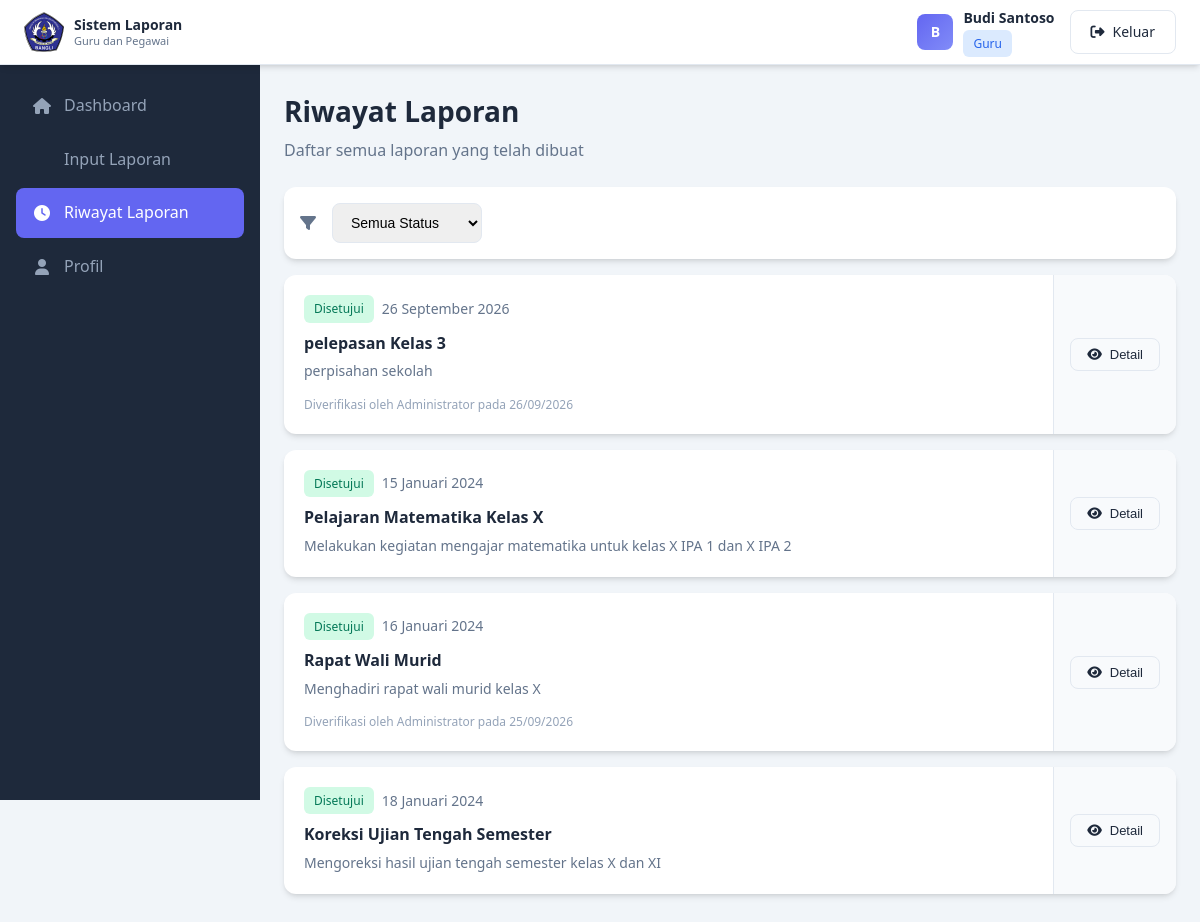
The page /riwayat-laporan.php (signed in) on the database its author committed.
### tables this page shows
CREATE TABLE `users` (
  `id` int(11) NOT NULL,
  `email` varchar(100) NOT NULL,
  `password` varchar(255) NOT NULL,
  `name` varchar(100) NOT NULL,
  `role` enum('ADMIN','GURU','PEGAWAI','KEPALA_SEKOLAH') DEFAULT 'GURU',
  `nip` varchar(20) DEFAULT NULL,
  `phone` varchar(20) DEFAULT NULL,
  `position` varchar(100) DEFAULT NULL,
  `address` text DEFAULT NULL,
  `gender` enum('Laki-laki','Perempuan') DEFAULT NULL,
  `birth_date` date DEFAULT NULL,
  `created_at` timestamp NOT NULL DEFAULT current_timestamp(),
  `updated_at` timestamp NOT NULL DEFAULT current_timestamp() ON UPDATE current_timestamp()
);

CREATE TABLE `reports` (
  `id` int(11) NOT NULL,
  `user_id` int(11) NOT NULL,
  `title` varchar(255) NOT NULL,
  `description` text NOT NULL,
  `activity_date` date NOT NULL,
  `status` enum('PENDING','DISETUJUI','DITOLAK') DEFAULT 'PENDING',
  `verified_by` int(11) DEFAULT NULL,
  `verified_at` timestamp NULL DEFAULT NULL,
  `rejection_note` text DEFAULT NULL,
  `created_at` timestamp NOT NULL DEFAULT current_timestamp(),
  `updated_at` timestamp NOT NULL DEFAULT current_timestamp() ON UPDATE current_timestamp()
);

### config/database.php (called while the page is built, shortened)
<?php
function getConnection() {
    $conn = new mysqli(DB_HOST, DB_USER, DB_PASS, DB_NAME);
    $conn->set_charset("utf8");
    return $conn;
}
function formatTanggal($date) {
    $bulan = array(
        1 => 'Januari', 'Februari', 'Maret', 'April', 'Mei', 'Juni',
        'Juli', 'Agustus', 'September', 'Oktober', 'November', 'Desember'
    );
    $timestamp = strtotime($date);
    $tanggal = date('d', $timestamp);
    $bulan_ke = date('n', $timestamp);
    $tahun = date('Y', $timestamp);
    return $tanggal . ' ' . $bulan[$bulan_ke] . ' ' . $tahun;
}
function formatTanggalSingkat($date) {
    return date('d/m/Y', strtotime($date));
}
function getCurrentUser() {
    $conn = getConnection();
    $stmt = $conn->prepare("SELECT * FROM users WHERE id = ?");
    $stmt->bind_param("i", $_SESSION['user_id']);
    $stmt->execute();
    $result = $stmt->get_result();
    $user = $result->fetch_assoc();
    return $user;
}
function getRoleLabel($role) {
    $labels = [
        'ADMIN' => 'Administrator',
        'KEPALA_SEKOLAH' => 'Kepala Sekolah',
        'GURU' => 'Guru',
        'PEGAWAI' => 'Pegawai'
    ];
    return $labels[$role] ?? $role;
}
?>

### riwayat-laporan.php (the view, shortened to what this page needs)
<?php
require_once __DIR__ . '/includes/header.php';
$conn = getConnection();
$statusFilter = $_GET['status'] ?? 'all';
$where = "WHERE r.user_id = " . $user['id'];
$reportsResult = $conn->query("
    SELECT r.*, v.name as verifier_name
    FROM reports r
    LEFT JOIN users v ON r.verified_by = v.id
    $where
    ORDER BY r.created_at DESC
");
?>
<div class="page-header">
    <h1 class="page-title">Riwayat Laporan</h1>
    <p class="page-subtitle">Daftar semua laporan yang telah dibuat</p>
</div>
<div class="filter-bar">
    <div style="display: flex; align-items: center; gap: 1rem;">
        <i class="fas fa-filter" style="color: #64748b;"></i>
        <form method="GET" style="display: flex; gap: 1rem;">
            <select name="status" class="form-control" style="width: 150px;" onchange="this.form.submit()">
                <option value="all" <?php echo $statusFilter === 'all' ? 'selected' : ''; ?>>Semua Status</option>
            </select>
        </form>
    </div>
</div>
<div class="reports-list">
    <?php if ($reportsResult->num_rows > 0): ?>
        <?php while ($report = $reportsResult->fetch_assoc()): ?>
        <div class="report-card <?php echo $report['status'] === 'PENDING' ? 'highlight' : ''; ?>">
            <div style="display: flex; flex-direction: column; flex-direction: row;">
                <div style="flex: 1; padding: 1.25rem;">
                    <div style="display: flex; align-items: flex-start; justify-content: space-between; gap: 1rem; flex-wrap: wrap;">
                        <div>
                            <div style="display: flex; align-items: center; gap: 0.5rem; margin-bottom: 0.5rem; flex-wrap: wrap;">
                                <span class="badge badge-<?php echo strtolower($report['status']); ?>">
                                    <?php
                                    echo $report['status'] === 'PENDING' ? 'Menunggu' :
                                         ($report['status'] === 'DISETUJUI' ? 'Disetujui' : 'Ditolak');
                                    ?>
                                </span>
                                <span style="font-size: 0.875rem; color: #64748b;">
                                    <?php echo formatTanggal($report['activity_date']); ?>
                                </span>
                            </div>
                            <h3 style="font-weight: 600; font-size: 1rem;"><?php echo htmlspecialchars($report['title']); ?></h3>
                            <p style="color: #64748b; font-size: 0.875rem; margin-top: 0.25rem;">
                                <?php echo htmlspecialchars($report['description']); ?>
                            </p>
                        </div>
                    </div>
                    <?php if ($report['verifier_name']): ?>
                    <p style="font-size: 0.75rem; color: #94a3b8; margin-top: 0.75rem;">
                        Diverifikasi oleh <?php echo htmlspecialchars($report['verifier_name']); ?>
                        pada <?php echo formatTanggalSingkat($report['verified_at']); ?>
                    </p>
                    <?php endif; ?>
                </div>
                <div style="display: flex; gap: 0.5rem; padding: 1rem; border-left: 1px solid #e2e8f0; background: #f8fafc; align-items: center;">
                    <button class="btn btn-outline btn-sm" onclick="viewReport(<?php echo htmlspecialchars(json_encode($report)); ?>)">
                        <i class="fas fa-eye"></i>
                        Detail
                    </button>
                </div>
            </div>
        </div>
        <?php endwhile; ?>
    <?php endif; ?>
</div>
<?php require_once __DIR__ . '/includes/footer.php'; ?>

### includes/header.php (shortened to what this page needs)
<?php
require_once __DIR__ . '/../config/database.php';
$currentPage = basename($_SERVER['PHP_SELF'], '.php');
$user = getCurrentUser();
$menuItems = [
    'dashboard' => ['label' => 'Dashboard', 'icon' => 'home', 'roles' => ['ADMIN', 'KEPALA_SEKOLAH', 'GURU', 'PEGAWAI']],
    'input-laporan' => ['label' => 'Input Laporan', 'icon' => 'file-plus', 'roles' => ['GURU', 'PEGAWAI']],
    'riwayat-laporan' => ['label' => 'Riwayat Laporan', 'icon' => 'clock', 'roles' => ['GURU', 'PEGAWAI']],
    'kelola-data' => ['label' => 'Kelola Data', 'icon' => 'users', 'roles' => ['ADMIN']],
    'verifikasi' => ['label' => 'Verifikasi Laporan', 'icon' => 'check-circle', 'roles' => ['ADMIN']],
    'monitoring' => ['label' => 'Rekap Laporan', 'icon' => 'chart-bar', 'roles' => ['KEPALA_SEKOLAH', 'ADMIN']],
    'profil' => ['label' => 'Profil', 'icon' => 'user', 'roles' => ['ADMIN', 'KEPALA_SEKOLAH', 'GURU', 'PEGAWAI']],
];
$filteredMenuItems = array_filter($menuItems, function($item) use ($user) {
    return in_array($user['role'], $item['roles']);
});
?>
<!DOCTYPE html>
<html lang="id">
<head>
    <link rel="stylesheet" href="https://cdnjs.cloudflare.com/ajax/libs/font-awesome/6.4.0/css/all.min.css">
    <link rel="stylesheet" href="<?php echo BASE_URL; ?>/assets/css/style.css">
</head>
<body>
<header class="header">
    <div class="header-content">
        <div class="header-left">
            <div class="logo">
                <img src="logosmk3.png" alt="Logo Sekolah" class="logo-img">
                <div class="logo-text">
                    <span class="logo-title">Sistem Laporan</span>
                    <span class="logo-subtitle">Guru dan Pegawai</span>
                </div>
            </div>
        </div>
        <div class="header-right">
            <div class="user-info">
                <div class="user-avatar">
                    <?php echo strtoupper(substr($user['name'], 0, 1)); ?>
                </div>
                <div class="user-details">
                    <span class="user-name"><?php echo htmlspecialchars($user['name']); ?></span>
                    <span class="user-role badge badge-<?php echo strtolower($user['role']); ?>">
                        <?php echo getRoleLabel($user['role']); ?>
                    </span>
                </div>
            </div>
            <a href="<?php echo BASE_URL; ?>/logout.php" class="btn btn-outline">
                <i class="fas fa-sign-out-alt"></i>
                <span>Keluar</span>
            </a>
        </div>
    </div>
</header>
    <aside class="sidebar" id="sidebar">
        <nav class="sidebar-nav">
            <?php foreach ($filteredMenuItems as $page => $item): ?>
            <a href="<?php echo BASE_URL; ?>/<?php echo $page; ?>.php"
               class="sidebar-link <?php echo $currentPage === $page ? 'active' : ''; ?>">
                <i class="fas fa-<?php echo $item['icon']; ?>"></i>
                <span><?php echo $item['label']; ?></span>
            </a>
            <?php endforeach; ?>
        </nav>
    </aside>
    <main class="main-content">

### assets/css/style.css (style rules this page uses)
:root { --primary: #6366f1; --primary-dark: #4f46e5; --primary-light: #818cf8; --secondary: #64748b; --success: #10b981; --warning: #f59e0b; --danger: #ef4444; --info: #06b6d4; --bg-main: #f1f5f9; --bg-white: #ffffff; --bg-card: #ffffff; --bg-sidebar: #1e293b; --bg-header: #ffffff; --text-primary: #1e293b; --text-secondary: #64748b; --text-muted: #94a3b8; --text-light: #f8fafc; --border-color: #e2e8f0; --border-radius: 12px; --border-radius-sm: 8px; --shadow: 0 4px 6px -1px rgba(0, 0, 0, 0.1), 0 2px 4px -2px rgba(0, 0, 0, 0.1); --shadow-lg: 0 10px 15px -3px rgba(0, 0, 0, 0.1), 0 4px 6px -4px rgba(0, 0, 0, 0.1); --header-height: 65px; --sidebar-width: 260px; }
* { margin: 0; padding: 0; box-sizing: border-box; }
body { font-family: 'Segoe UI', Tahoma, Geneva, Verdana, sans-serif; background-color: var(--bg-main); color: var(--text-primary); line-height: 1.6; }
.header { position: fixed; top: 0; left: 0; right: 0; height: var(--header-height); background: var(--bg-header); border-bottom: 1px solid var(--border-color); box-shadow: var(--shadow); z-index: 100; }
.header-content { display: flex; align-items: center; justify-content: space-between; height: 100%; padding: 0 1.5rem; }
.header-left { display: flex; align-items: center; gap: 1rem; }
.logo { display: flex; align-items: center; gap: 0.75rem; }
.logo-text { display: flex; flex-direction: column; }
.logo-title { font-size: 1.125rem; font-weight: 700; color: var(--text-primary); }
.logo-subtitle { font-size: 0.75rem; color: var(--text-secondary); }
.header-right { display: flex; align-items: center; gap: 1.5rem; }
.user-info { display: flex; align-items: center; gap: 0.75rem; }
.user-avatar { width: 40px; height: 40px; background: linear-gradient(135deg, var(--primary), var(--primary-light)); border-radius: 10px; display: flex; align-items: center; justify-content: center; color: white; font-weight: 600; font-size: 1rem; }
.user-details { display: flex; flex-direction: column; }
.user-name { font-weight: 600; font-size: 0.875rem; }
.user-role { font-size: 0.7rem; padding: 0.125rem 0.5rem; border-radius: 4px; width: fit-content; }
.sidebar { position: fixed; top: var(--header-height); left: 0; width: var(--sidebar-width); height: calc(100vh - var(--header-height)); background: var(--bg-sidebar); overflow-y: auto; transition: transform 0.3s ease; z-index: 90; }
.sidebar-nav { padding: 1rem; display: flex; flex-direction: column; gap: 0.25rem; }
.sidebar-link { display: flex; align-items: center; gap: 0.75rem; padding: 0.75rem 1rem; color: var(--text-muted); text-decoration: none; border-radius: var(--border-radius-sm); transition: all 0.2s ease; font-weight: 500; }
.sidebar-link.active { background: var(--primary); color: white; }
.sidebar-link i { width: 20px; text-align: center; }
.main-content { margin-left: var(--sidebar-width); margin-top: var(--header-height); min-height: calc(100vh - var(--header-height)); padding: 1.5rem; }
.page-header { margin-bottom: 1.5rem; }
.page-title { font-size: 1.75rem; font-weight: 700; color: var(--text-primary); }
.page-subtitle { color: var(--text-secondary); margin-top: 0.25rem; }
.btn { display: inline-flex; align-items: center; justify-content: center; gap: 0.5rem; padding: 0.625rem 1.25rem; font-size: 0.875rem; font-weight: 500; border-radius: var(--border-radius-sm); border: none; cursor: pointer; transition: all 0.2s ease; text-decoration: none; }
.btn-sm { padding: 0.5rem 1rem; font-size: 0.8125rem; }
.btn-outline { background: transparent; border: 1px solid var(--border-color); color: var(--text-primary); }
.form-control { width: 100%; padding: 0.625rem 0.875rem; font-size: 0.875rem; border: 1px solid var(--border-color); border-radius: var(--border-radius-sm); transition: all 0.2s ease; }
.form-control::placeholder { color: var(--text-muted); }
.badge { display: inline-flex; align-items: center; padding: 0.25rem 0.625rem; font-size: 0.75rem; font-weight: 500; border-radius: 6px; }
.badge-guru { background: #dbeafe; color: #2563eb; }
.badge-disetujui { background: #d1fae5; color: #047857; }
.filter-bar { display: flex; gap: 1rem; padding: 1rem; background: var(--bg-card); border-radius: var(--border-radius); margin-bottom: 1rem; box-shadow: var(--shadow); flex-wrap: wrap; align-items: center; }
.report-card { background: var(--bg-card); border-radius: var(--border-radius); box-shadow: var(--shadow); overflow: hidden; margin-bottom: 1rem; }

### rows shown on the page
users: name "B", name "Budi Santoso", role "Guru"
reports: status "Disetujui", activity_date "26 September 2026", title "pelepasan Kelas 3", description "perpisahan sekolah", verified_by.name "Administrator", verified_at "26/09/2026"
reports: status "Disetujui", activity_date "15 Januari 2024", title "Pelajaran Matematika Kelas X", description "Melakukan kegiatan mengajar matematika untuk kelas X IPA 1 dan X IPA 2"
reports: status "Disetujui", activity_date "16 Januari 2024", title "Rapat Wali Murid", description "Menghadiri rapat wali murid kelas X", verified_by.name "Administrator", verified_at "25/09/2026"
reports: status "Disetujui", activity_date "18 Januari 2024", title "Koreksi Ujian Tengah Semester", description "Mengoreksi hasil ujian tengah semester kelas X dan XI"

### other values the page prints
$item['label'] "Dashboard"
$item['label'] "Input Laporan"
$item['label'] "Riwayat Laporan"
$item['label'] "Profil"
